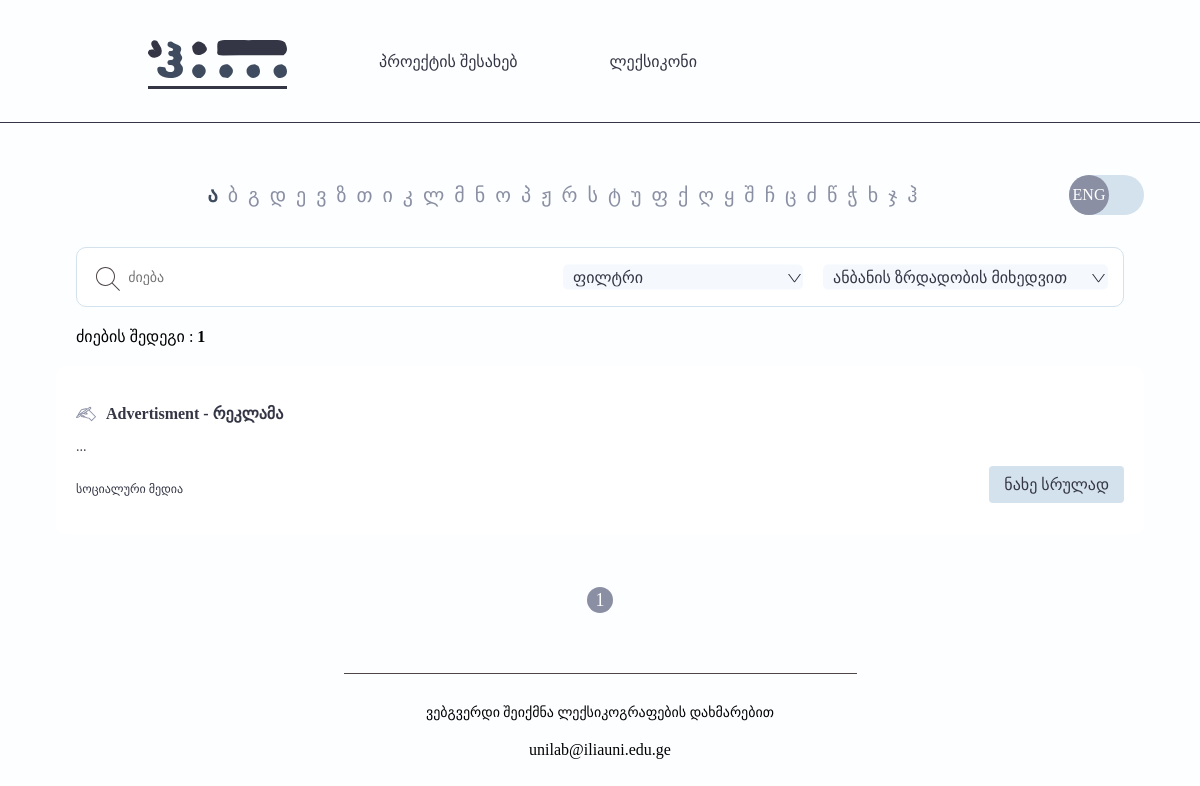
Screenshot of /dictionary?filter=1 with the database file from the repository.
### src/models/term.py (models this page shows, shortened)
class Term(db.Model):
    __tablename__ = "terms"
    id = db.Column(db.Integer, primary_key=True)
    description = db.Column(db.String)
    example = db.Column(db.String)
    eng_word = db.Column(db.String)
    geo_word = db.Column(db.String)
    img = db.Column(db.String)
    subject = db.relationship("Subject", secondary="subjects_terms", back_populates="terms")
    parent_word_id = db.Column(db.Integer, db.ForeignKey("terms.id"))
    parent_word_rel = db.relationship("Term", remote_side="Term.id", backref="parent_word")

class Subject(db.Model):
    __tablename__ = "subjects"
    id = db.Column(db.Integer, primary_key=True)
    name = db.Column(db.String)
    course_link = db.Column(db.String)
    internship_link = db.Column(db.String)
    terms = db.relationship("Term", secondary="subjects_terms", back_populates="subject")

### src/views/main/routes.py (the view, shortened to what this page needs)
@main_blueprint.route("/dictionary")
def dictionary():
    terms = Term.query
    subject = request.args.get("filter")
    sort = request.args.get("sort")
    search = request.args.get("search")
    if search:
        terms = terms.filter(or_(Term.eng_word.ilike(search), Term.geo_word==search))
    if subject:
        terms = terms.join(TermToSubject).filter(TermToSubject.subjects_id==subject)
    terms = terms.paginate(per_page=4, max_per_page=100)
    subject_list = Subject.query.all()
    return render_template("main/dictionary.html", terms=terms, subjects=subject_list)

### src/templates/main/dictionary.html (shortened to what this page needs)
{% extends "layouts/base.html" %}
{% block body %}
<main class="container">
    <div class="alphabet-block">
        <div class="alphabet">
            <div class="alphabet-wrapper">
            </div>
        </div>
        <div class="alphabet-button-wrapper">
            <div class="alphabet-bg">
                <div class="alphabet-switcher">
                    <span class="switch-face"></span>
                </div>
            </div>
        </div>
    </div>
    <article class="search-block">
        <div class="searchbar">
            <form action="">
                <div class="select-wrapper" id="dropdown-wrapper">
                    <div class="select" >
                        <select name="filter" id="filter">
                            <option value="none">ფილტრი</option>
                        </select>
                        <div class="custom-arrow">
                        </div>
                    </div>
                    <div class="select">
                        <select name="sort" id="sort">
                            <option value="asc">ანბანის ზრდადობის მიხედვით</option>
                        </select>
                        <div class="custom-arrow last">
                        </div>
                    </div>
                </div>
            </form>
        </div>
    </article>
    <div class="counter-wrapper" style="display: block;">
        <span>ძიების შედეგი : </span><strong><span class="search-result-counter">{{terms.total}}</span></strong>
    </div>
    {% for term in terms %}
    <div class="term-cards-wrapper">
        <div class="term-card">
            <div class="card-header">
                <span class="term-icon">
                    <img src="{{url_for('static', filename='/svg/term-cards/term-icon-1.svg')}}">
                </span>
                <h3 class="term-header-title">
                    <span>{{term.eng_word|safe}} -&nbsp;</span>
                    <span>{{term.geo_word|safe}}</span>
                </h3>
            </div>
            <div class="card-body">
                <p class="term-description">{{term.description [0:100]|safe}} {{'...'}}
                </p>
            </div>
            <div class="card-footer">
                <div class="hashtag-keywords">
                    {% for subject in term.subject %}
                    <a href="{{ url_for('main.dictionary', filter=subject.id)}}">{{ subject.name }}</a>
                    {% endfor %}
                </div>
                <div class="button-wrapper">
                    <a href="{{ url_for('main.dictionary_detailed', id=term.id) }}" class="see-details">ნახე სრულად</a>
                </div>
            </div>
        </div>
    </div>
    {% endfor %}
    <div class="pagination">
        {% for page_num in terms.iter_pages() %}
            {% if page_num %}
                {% if page_num != terms.page %}
                    <a href="{{ url_for('main.dictionary', page=page_num) }}" class="page-number">{{ page_num }}</a>
                {% else %}
                    <span class="page-number active-page">{{ page_num }}</span>
                {% endif %}
            {% endif %}
        {% endfor %}
    </div>
</main>
{% endblock %}

### src/static/css/utilities.css (style rules this page uses)
.container { max-width: 1088px; width: 100%; margin: 0 auto; }

### rows the page displays
Term: eng_word "Advertisment", geo_word "რეკლამა", value "..."
Subject: name "სოციალური მედია"

### other values shown
{{ "პროექტის შესახებ" }} "პროექტის შესახებ"
{{ "ლექსიკონი" }} "ლექსიკონი"
{{ terms.total }} "1"
{{ page_num }} "1"
